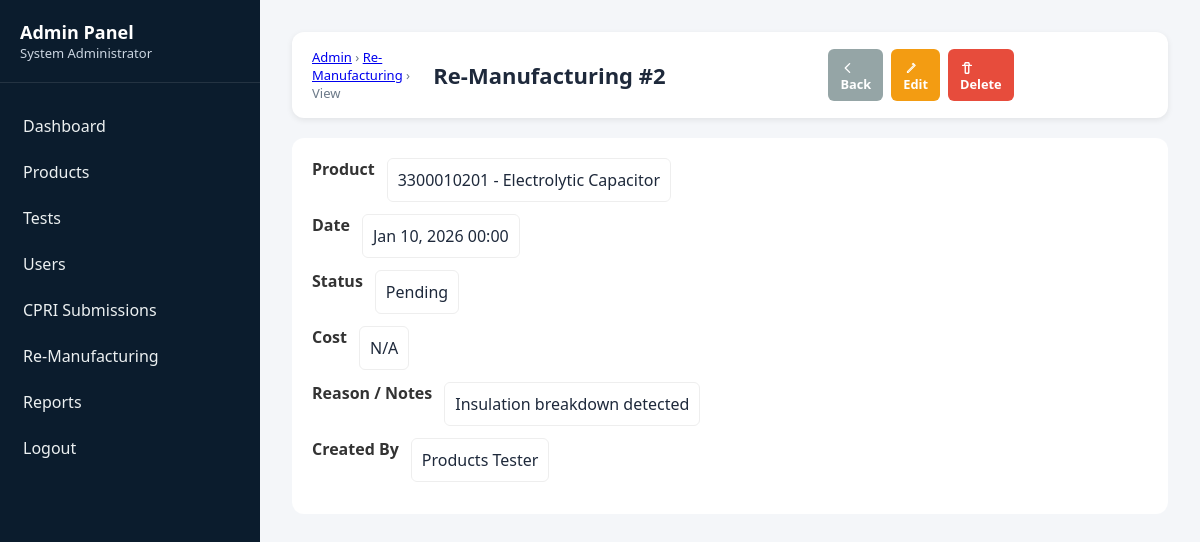
Page /backend/admin/remanufacturing/view.php?id=2 (signed in) on the committed database.
### tables this page shows
CREATE TABLE `remanufacturing_records` (
  `remanufacturing_id` int(11) NOT NULL,
  `product_id` varchar(10) NOT NULL,
  `original_test_id` varchar(12) DEFAULT NULL,
  `remanufacturing_date` date NOT NULL,
  `reason` text NOT NULL,
  `cost` decimal(10,2) DEFAULT NULL,
  `completed_date` date DEFAULT NULL,
  `new_product_id` varchar(10) DEFAULT NULL,
  `status` enum('Pending','In Progress','Completed') DEFAULT 'Pending',
  `remarks` text DEFAULT NULL,
  `created_by` int(11) NOT NULL,
  `created_at` timestamp NOT NULL DEFAULT current_timestamp()
);

CREATE TABLE `products` (
  `product_id` varchar(10) NOT NULL,
  `product_type_id` int(11) NOT NULL,
  `product_name` varchar(150) NOT NULL,
  `product_code` varchar(6) NOT NULL,
  `revision_number` varchar(2) NOT NULL,
  `manufacturing_number` varchar(2) NOT NULL,
  `batch_number` varchar(50) DEFAULT NULL,
  `manufacturing_date` date NOT NULL,
  `quantity` int(11) DEFAULT 1,
  `specifications` text DEFAULT NULL,
  `current_status` enum('In Testing','Passed','Failed','Re-Manufacturing','Sent to CPRI') DEFAULT 'In Testing',
  `cpri_submission_date` date DEFAULT NULL,
  `remarks` text DEFAULT NULL,
  `created_by` int(11) NOT NULL,
  `created_at` timestamp NOT NULL DEFAULT current_timestamp(),
  `updated_at` timestamp NOT NULL DEFAULT current_timestamp() ON UPDATE current_timestamp()
);

CREATE TABLE `users` (
  `user_id` int(11) NOT NULL,
  `username` varchar(50) NOT NULL,
  `password` varchar(255) NOT NULL,
  `full_name` varchar(100) NOT NULL,
  `email` varchar(100) NOT NULL,
  `phone` varchar(15) DEFAULT NULL,
  `user_type` enum('Admin','Tester','Supervisor') NOT NULL,
  `is_active` tinyint(1) DEFAULT 1,
  `created_at` timestamp NOT NULL DEFAULT current_timestamp(),
  `last_login` timestamp NULL DEFAULT NULL
);

### backend/admin/remanufacturing/view.php (the view, shortened to what this page needs)
<?php
require_once '../../config/database.php';
$rid = $_GET['id'] ?? null;
$stmt = $conn->prepare("SELECT r.*, p.product_name, u.full_name as created_by_name
    FROM remanufacturing_records r
    JOIN products p ON r.product_id = p.product_id
    LEFT JOIN users u ON r.created_by = u.user_id
    WHERE r.remanufacturing_id = ?");
$stmt->bind_param("i", $rid);
$stmt->execute();
$rec = $stmt->get_result()->fetch_assoc();
?>
<!DOCTYPE html>
<html lang="en">
<head>
<link rel="stylesheet" href="../supervisor/public/style.css">
</head>
<body>
    <div class="dashboard-container">
        <aside class="sidebar">
            <div class="sidebar-header">
                <h2>Admin Panel</h2>
                <p><?php echo htmlspecialchars($_SESSION['full_name']); ?></p>
            </div>
            <ul class="sidebar-menu">
                <li><a href="../index.php">Dashboard</a></li>
                <li><a href="../products/list.php">Products</a></li>
                <li><a href="../tests/list.php">Tests</a></li>
                <li><a href="../users/list.php">Users</a></li>
                <li><a href="../cpri/list.php">CPRI Submissions</a></li>
                <li><a href="list.php">Re-Manufacturing</a></li>
                <li><a href="../reports/index.php">Reports</a></li>
                <li><a href="../../logout.php">Logout</a></li>
            </ul>
        </aside>
        <main class="main-content">
            <div class="top-bar">
                <div class="meta">
                    <div class="breadcrumb"><a href="../index.php">Admin</a> &rsaquo; <a href="list.php">Re-Manufacturing</a> &rsaquo; View</div>
                    <h1 style="margin:0;">Re-Manufacturing #<?php echo htmlspecialchars($rec['remanufacturing_id']); ?></h1>
                    <div class="top-actions">
                        <a href="list.php" class="btn btn-back"><svg class="icon" viewBox="0 0 16 16" fill="none" xmlns="http://www.w3.org/2000/svg"><path d="M11 3L6 8l5 5" stroke="currentColor" stroke-width="1.6" stroke-linecap="round" stroke-linejoin="round"/></svg>Back</a>
                        <a href="edit.php?id=<?php echo $rec['remanufacturing_id']; ?>" class="btn btn-edit"><svg class="icon" viewBox="0 0 16 16" fill="none" xmlns="http://www.w3.org/2000/svg"><path d="M12.3 3.3l.7.7L5 12v1h1l8-8-.7-.7-1-1-.7-.7-1 1z" stroke="currentColor" stroke-width="1.2" stroke-linecap="round" stroke-linejoin="round"/></svg>Edit</a>
                        <a href="list.php?delete=<?php echo $rec['remanufacturing_id']; ?>" class="btn btn-delete confirm-delete" data-msg="Are you sure you want to delete this record?"><svg class="icon" viewBox="0 0 16 16" fill="none" xmlns="http://www.w3.org/2000/svg"><path d="M3 5h10M6 5v8a1 1 0 001 1h2a1 1 0 001-1V5M5 5L6 2h4l1 3" stroke="currentColor" stroke-width="1.6" stroke-linecap="round" stroke-linejoin="round"/></svg>Delete</a>
                    </div>
                </div>
            </div>
            <div class="content-section">
                <div class="detail-row">
                    <span class="label">Product</span>
                    <div class="val"><?php echo htmlspecialchars($rec['product_id'].' - '.$rec['product_name']); ?></div>
                </div>
                <div class="detail-row">
                    <span class="label">Date</span>
                    <div class="val"><?php echo date('M d, Y H:i', strtotime($rec['remanufacturing_date'])); ?></div>
                </div>
                <div class="detail-row">
                    <span class="label">Status</span>
                    <div class="val"><?php echo htmlspecialchars($rec['status']); ?><?php echo (!empty($rec['completed_date']) ? ' on '.htmlspecialchars($rec['completed_date']) : ''); ?></div>
                </div>
                <div class="detail-row">
                    <span class="label">Cost</span>
                    <div class="val"><?php echo $rec['cost'] ? '₹'.number_format($rec['cost'],2) : 'N/A'; ?></div>
                </div>
                <div class="detail-row">
                    <span class="label">Reason / Notes</span>
                    <div class="val"><?php echo nl2br(htmlspecialchars($rec['reason'] ?? '')); ?></div>
                </div>
                <div class="detail-row">
                    <span class="label">Created By</span>
                    <div class="val"><?php echo htmlspecialchars($rec['created_by_name']); ?></div>
                </div>
            </div>
        </main>
    </div>
</body>
</html>

### backend/supervisor/public/style.css (style rules this page uses)
:root { --navy:#0b1c2d; --text:#1e293b; --accent:#6dbcf6; --glass:#ffffff; --success:#d4edda; --success-text:#155724; --error:#f8d7da; --error-text:#721c24; --info:#d1ecf1; --info-text:#0c5460; --warning:#fff3cd; --warning-text:#856404; --purple:#f0e6ff; --purple-text:#4b2c6f; }
* { margin:0; padding:0; box-sizing:border-box; }
body { font-family:"Segoe UI",sans-serif; background:#f4f6f9; color:var(--text); overflow-x:hidden; }
.dashboard-container { display:flex; width:100%; min-height:100vh; }
.sidebar { width:260px; background:var(--navy); color:#fff; padding:20px 0; height:100vh; position:sticky; top:0; flex-shrink:0; }
.sidebar-header { padding:0 20px 20px; border-bottom:1px solid rgba(255,255,255,0.1); }
.sidebar-header h2 { font-size:18px; }
.sidebar-header p { font-size:13px;color:#cbd5e1; }
.sidebar-menu { list-style:none;padding:20px 0; }
.sidebar-menu a { display:block; padding:12px 20px; text-decoration:none; color:#fff; transition:.3s; }
.sidebar-menu a { display:block; padding:12px 20px; color:#ecf0f1; border-left:3px solid transparent; border-radius:6px; transition:0.3s; }
.main-content { flex:1; padding:24px; width:100%; min-width:0; }
.top-bar { background:#fff; border-radius:12px; padding:16px 20px; margin-bottom:20px; display:flex; flex-wrap:wrap; width:100%; box-shadow:0 2px 6px rgba(0,0,0,.08); }
.top-bar h1 { width:100%; font-size:22px; margin-bottom:8px; }
.content-section { background:#fff; padding:20px; border-radius:12px; width:100%; }
.content-section > div { display:flex; gap:12px; width:100%; flex-wrap:wrap; }
@media (min-width:1200px) { .main-content { padding:32px; } }
.sidebar { width:260px; background:var(--navy); color:#fff; height:100vh; top:0; flex-shrink:0; display:flex; flex-direction:column; }
.sidebar-header { padding:0 20px 20px; border-bottom:1px solid rgba(255,255,255,0.1); flex-shrink:0; }
.sidebar-menu { list-style:none; padding:20px 0; flex:1; overflow-y:auto; overflow-x:hidden; scrollbar-width: thin; scrollbar-color: var(--accent) rgba(255,255,255,0.1); }
.sidebar-menu a { display:block; padding:12px 20px; text-decoration:none; color:#ecf0f1; border-left:3px solid transparent; border-radius:6px; transition:0.3s; }
.content-section { overflow-x:auto; }
.btn { display:inline-block; text-decoration:none; border-radius:8px; font-size:0.8rem; padding:6px 14px; font-weight:600; }

### backend/admin/remanufacturing/view.php (style rules this page uses)
.detail-row { margin-bottom:12px; }
.label { font-weight:700; color:#333; margin-bottom:6px; display:block; }
.val { background:#fff; padding:10px; border-radius:6px; border:1px solid #eee; }
.btn { padding:8px 12px; border-radius:6px; text-decoration:none; display:inline-block; }
.btn-back { background:#95a5a6; color:#fff; }
.btn-edit { background:#f39c12; color:#fff; }
.btn-delete { background:#e74c3c; color:#fff; }
.top-bar { display:flex; flex-direction:column; gap:8px; }
.top-bar .meta { display:flex; align-items:center; gap:12px; }
.breadcrumb { font-size:13px; color:#6c7a89; }
.top-actions { margin-left:auto; display:flex; gap:8px; align-items:center; }
.icon { width:14px; height:14px; vertical-align:middle; margin-right:6px; display:inline-block; }
@media (min-width:800px) { .top-bar { flex-direction:row; align-items:center; } }

### rows in the picture
remanufacturing_records: remanufacturing_id "2", product.product_name "3300010201 - Electrolytic Capacitor", remanufacturing_date "Jan 10, 2026 00:00", status "Pending", reason "Insulation breakdown detected", created_by.full_name "Products Tester"

### other values in the picture
$_SESSION['full_name'] "System Administrator"
